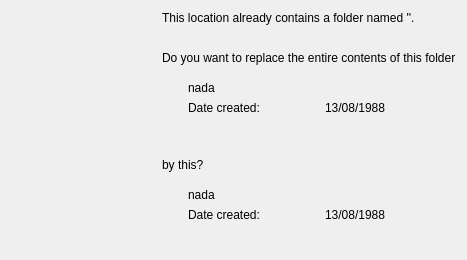
<?xml version="1.0" encoding="UTF-8"?>
<ui version="4.0">
 <class>FolderReplaceDialog</class>
 <widget class="QDialog" name="FolderReplaceDialog">
  <property name="geometry">
   <rect>
    <x>0</x>
    <y>0</y>
    <width>467</width>
    <height>260</height>
   </rect>
  </property>
  <property name="windowTitle">
   <string notr="true">Form</string>
  </property>
  <layout class="QHBoxLayout" name="horizontalLayout_3">
   <item>
    <widget class="QLabel" name="label_2">
     <property name="text">
      <string/>
     </property>
     <property name="pixmap">
      <pixmap resource="../../resources.qrc">:/images/folder.png</pixmap>
     </property>
     <property name="alignment">
      <set>Qt::AlignLeading|Qt::AlignLeft|Qt::AlignTop</set>
     </property>
    </widget>
   </item>
   <item>
    <spacer name="horizontalSpacer">
     <property name="orientation">
      <enum>Qt::Horizontal</enum>
     </property>
     <property name="sizeType">
      <enum>QSizePolicy::MinimumExpanding</enum>
     </property>
     <property name="sizeHint" stdset="0">
      <size>
       <width>40</width>
       <height>20</height>
      </size>
     </property>
    </spacer>
   </item>
   <item>
    <layout class="QVBoxLayout" name="verticalLayout_3">
     <item>
      <widget class="QLabel" name="label">
       <property name="text">
        <string>This location already contains a folder named ''.</string>
       </property>
      </widget>
     </item>
     <item>
      <spacer name="verticalSpacer">
       <property name="orientation">
        <enum>Qt::Vertical</enum>
       </property>
       <property name="sizeType">
        <enum>QSizePolicy::MinimumExpanding</enum>
       </property>
       <property name="sizeHint" stdset="0">
        <size>
         <width>20</width>
         <height>20</height>
        </size>
       </property>
      </spacer>
     </item>
     <item>
      <widget class="QLabel" name="label_3">
       <property name="text">
        <string>Do you want to replace the entire contents of this folder</string>
       </property>
      </widget>
     </item>
     <item>
      <spacer name="verticalSpacer_6">
       <property name="orientation">
        <enum>Qt::Vertical</enum>
       </property>
       <property name="sizeType">
        <enum>QSizePolicy::MinimumExpanding</enum>
       </property>
       <property name="sizeHint" stdset="0">
        <size>
         <width>20</width>
         <height>10</height>
        </size>
       </property>
      </spacer>
     </item>
     <item>
      <layout class="QHBoxLayout" name="horizontalLayout_2">
       <item>
        <widget class="QLabel" name="label_14">
         <property name="sizePolicy">
          <sizepolicy hsizetype="Maximum" vsizetype="Preferred">
           <horstretch>0</horstretch>
           <verstretch>0</verstretch>
          </sizepolicy>
         </property>
         <property name="text">
          <string/>
         </property>
         <property name="pixmap">
          <pixmap resource="../../resources.qrc">:/images/folder.png</pixmap>
         </property>
         <property name="alignment">
          <set>Qt::AlignLeading|Qt::AlignLeft|Qt::AlignTop</set>
         </property>
        </widget>
       </item>
       <item>
        <spacer name="horizontalSpacer_2">
         <property name="orientation">
          <enum>Qt::Horizontal</enum>
         </property>
         <property name="sizeType">
          <enum>QSizePolicy::Maximum</enum>
         </property>
         <property name="sizeHint" stdset="0">
          <size>
           <width>13</width>
           <height>20</height>
          </size>
         </property>
        </spacer>
       </item>
       <item>
        <layout class="QVBoxLayout" name="verticalLayout">
         <item>
          <layout class="QGridLayout" name="gridLayout">
           <item row="0" column="0" colspan="2">
            <widget class="QLabel" name="label_6">
             <property name="text">
              <string notr="true">nada</string>
             </property>
            </widget>
           </item>
           <item row="1" column="0">
            <widget class="QLabel" name="label_7">
             <property name="text">
              <string>Date created:</string>
             </property>
            </widget>
           </item>
           <item row="1" column="1">
            <widget class="QLabel" name="label_8">
             <property name="text">
              <string>13/08/1988</string>
             </property>
            </widget>
           </item>
          </layout>
         </item>
         <item>
          <spacer name="verticalSpacer_2">
           <property name="orientation">
            <enum>Qt::Vertical</enum>
           </property>
           <property name="sizeHint" stdset="0">
            <size>
             <width>20</width>
             <height>40</height>
            </size>
           </property>
          </spacer>
         </item>
        </layout>
       </item>
      </layout>
     </item>
     <item>
      <spacer name="verticalSpacer_4">
       <property name="orientation">
        <enum>Qt::Vertical</enum>
       </property>
       <property name="sizeType">
        <enum>QSizePolicy::MinimumExpanding</enum>
       </property>
       <property name="sizeHint" stdset="0">
        <size>
         <width>20</width>
         <height>10</height>
        </size>
       </property>
      </spacer>
     </item>
     <item>
      <widget class="QLabel" name="label_9">
       <property name="text">
        <string>by this?</string>
       </property>
      </widget>
     </item>
     <item>
      <spacer name="verticalSpacer_5">
       <property name="orientation">
        <enum>Qt::Vertical</enum>
       </property>
       <property name="sizeType">
        <enum>QSizePolicy::MinimumExpanding</enum>
       </property>
       <property name="sizeHint" stdset="0">
        <size>
         <width>20</width>
         <height>10</height>
        </size>
       </property>
      </spacer>
     </item>
     <item>
      <layout class="QHBoxLayout" name="horizontalLayout">
       <item>
        <widget class="QLabel" name="label_15">
         <property name="sizePolicy">
          <sizepolicy hsizetype="Maximum" vsizetype="Preferred">
           <horstretch>0</horstretch>
           <verstretch>0</verstretch>
          </sizepolicy>
         </property>
         <property name="text">
          <string/>
         </property>
         <property name="pixmap">
          <pixmap resource="../../resources.qrc">:/images/folder.png</pixmap>
         </property>
         <property name="alignment">
          <set>Qt::AlignLeading|Qt::AlignLeft|Qt::AlignTop</set>
         </property>
        </widget>
       </item>
       <item>
        <spacer name="horizontalSpacer_3">
         <property name="orientation">
          <enum>Qt::Horizontal</enum>
         </property>
         <property name="sizeType">
          <enum>QSizePolicy::Maximum</enum>
         </property>
         <property name="sizeHint" stdset="0">
          <size>
           <width>13</width>
           <height>20</height>
          </size>
         </property>
        </spacer>
       </item>
       <item>
        <layout class="QVBoxLayout" name="verticalLayout_2">
         <item>
          <layout class="QGridLayout" name="gridLayout_2">
           <item row="0" column="0" colspan="2">
            <widget class="QLabel" name="label_11">
             <property name="text">
              <string notr="true">nada</string>
             </property>
            </widget>
           </item>
           <item row="1" column="0">
            <widget class="QLabel" name="label_10">
             <property name="text">
              <string>Date created:</string>
             </property>
            </widget>
           </item>
           <item row="1" column="1">
            <widget class="QLabel" name="label_16">
             <property name="text">
              <string>13/08/1988</string>
             </property>
            </widget>
           </item>
          </layout>
         </item>
         <item>
          <spacer name="verticalSpacer_3">
           <property name="orientation">
            <enum>Qt::Vertical</enum>
           </property>
           <property name="sizeHint" stdset="0">
            <size>
             <width>20</width>
             <height>40</height>
            </size>
           </property>
          </spacer>
         </item>
        </layout>
       </item>
      </layout>
     </item>
    </layout>
   </item>
  </layout>
 </widget>
 <resources>
  <include location="../../"/>
  <include location="../../resources.qrc"/>
 </resources>
 <connections/>
</ui>
